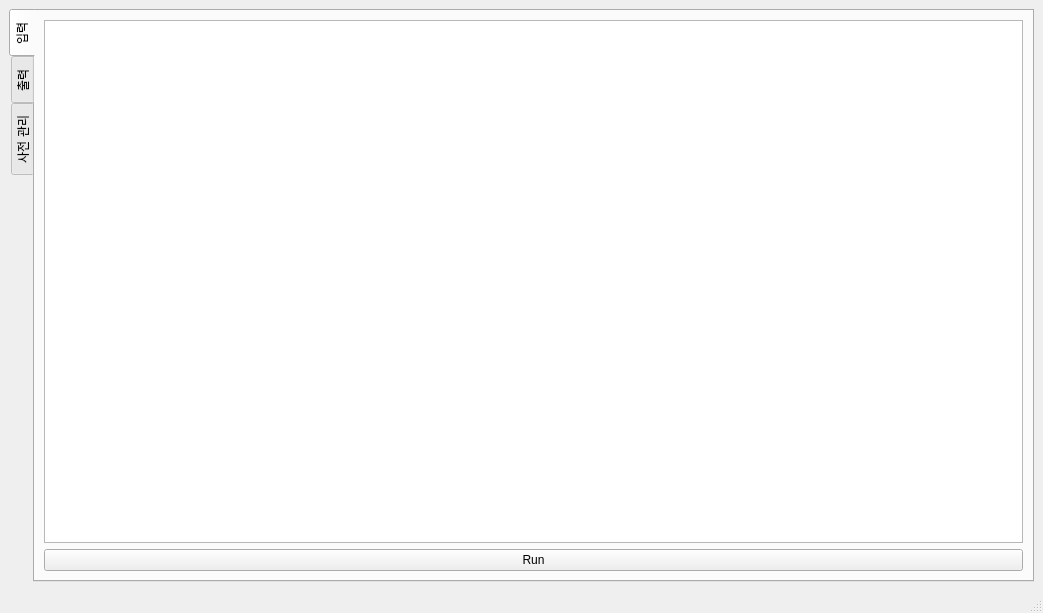
<?xml version="1.0" encoding="UTF-8"?>
<ui version="4.0">
 <class>MainWindow</class>
 <widget class="QMainWindow" name="MainWindow">
  <property name="geometry">
   <rect>
    <x>0</x>
    <y>0</y>
    <width>1043</width>
    <height>613</height>
   </rect>
  </property>
  <property name="windowTitle">
   <string>MainWindow</string>
  </property>
  <widget class="QWidget" name="centralwidget">
   <layout class="QHBoxLayout" name="horizontalLayout">
    <item>
     <widget class="QTabWidget" name="tabWidget">
      <property name="tabPosition">
       <enum>QTabWidget::West</enum>
      </property>
      <property name="currentIndex">
       <number>0</number>
      </property>
      <widget class="QWidget" name="tab">
       <attribute name="title">
        <string>입력</string>
       </attribute>
       <layout class="QVBoxLayout" name="verticalLayout_2">
        <item>
         <widget class="QTextEdit" name="input_text"/>
        </item>
        <item>
         <widget class="QPushButton" name="pushButton">
          <property name="text">
           <string>Run</string>
          </property>
         </widget>
        </item>
       </layout>
      </widget>
      <widget class="QWidget" name="tab_2">
       <attribute name="title">
        <string>출력</string>
       </attribute>
       <layout class="QHBoxLayout" name="horizontalLayout_2">
        <item>
         <widget class="QSplitter" name="splitter">
          <property name="orientation">
           <enum>Qt::Horizontal</enum>
          </property>
          <widget class="QTreeView" name="treeView">
           <property name="editTriggers">
            <set>QAbstractItemView::NoEditTriggers</set>
           </property>
           <attribute name="headerVisible">
            <bool>false</bool>
           </attribute>
          </widget>
          <widget class="QGroupBox" name="groupBox">
           <property name="title">
            <string>Result</string>
           </property>
           <layout class="QVBoxLayout" name="verticalLayout">
            <item>
             <widget class="QSplitter" name="splitter_2">
              <property name="orientation">
               <enum>Qt::Vertical</enum>
              </property>
              <widget class="QLabel" name="output_1">
               <property name="sizePolicy">
                <sizepolicy hsizetype="Expanding" vsizetype="Preferred">
                 <horstretch>0</horstretch>
                 <verstretch>0</verstretch>
                </sizepolicy>
               </property>
               <property name="text">
                <string/>
               </property>
               <property name="wordWrap">
                <bool>true</bool>
               </property>
              </widget>
              <widget class="QLabel" name="output_2">
               <property name="sizePolicy">
                <sizepolicy hsizetype="Expanding" vsizetype="Preferred">
                 <horstretch>0</horstretch>
                 <verstretch>0</verstretch>
                </sizepolicy>
               </property>
               <property name="text">
                <string/>
               </property>
              </widget>
             </widget>
            </item>
           </layout>
          </widget>
         </widget>
        </item>
       </layout>
      </widget>
      <widget class="QWidget" name="tab_3">
       <attribute name="title">
        <string>사전 관리</string>
       </attribute>
       <layout class="QVBoxLayout" name="verticalLayout_3">
        <item>
         <widget class="QSplitter" name="splitter_3">
          <property name="orientation">
           <enum>Qt::Horizontal</enum>
          </property>
          <widget class="QTreeView" name="treeView_2"/>
          <widget class="QGroupBox" name="groupBox_2">
           <property name="title">
            <string>Data</string>
           </property>
           <layout class="QFormLayout" name="formLayout">
            <item row="0" column="1">
             <widget class="QTextEdit" name="textEdit_1">
              <property name="maximumSize">
               <size>
                <width>16777215</width>
                <height>25</height>
               </size>
              </property>
             </widget>
            </item>
            <item row="1" column="0">
             <widget class="QLabel" name="label_2">
              <property name="text">
               <string>recas_type</string>
              </property>
             </widget>
            </item>
            <item row="1" column="1">
             <widget class="QTextEdit" name="textEdit_2">
              <property name="maximumSize">
               <size>
                <width>16777215</width>
                <height>25</height>
               </size>
              </property>
             </widget>
            </item>
            <item row="2" column="0">
             <widget class="QLabel" name="label_3">
              <property name="text">
               <string>recas_ver_type</string>
              </property>
             </widget>
            </item>
            <item row="2" column="1">
             <widget class="QTextEdit" name="textEdit_3">
              <property name="maximumSize">
               <size>
                <width>16777215</width>
                <height>25</height>
               </size>
              </property>
             </widget>
            </item>
            <item row="3" column="0">
             <widget class="QLabel" name="label_5">
              <property name="text">
               <string>tokenizer</string>
              </property>
             </widget>
            </item>
            <item row="3" column="1">
             <widget class="QTextEdit" name="textEdit_5">
              <property name="maximumSize">
               <size>
                <width>16777215</width>
                <height>25</height>
               </size>
              </property>
             </widget>
            </item>
            <item row="4" column="0">
             <widget class="QLabel" name="label_4">
              <property name="text">
               <string>tokenizer_type</string>
              </property>
             </widget>
            </item>
            <item row="4" column="1">
             <widget class="QTextEdit" name="textEdit_4">
              <property name="maximumSize">
               <size>
                <width>16777215</width>
                <height>25</height>
               </size>
              </property>
             </widget>
            </item>
            <item row="5" column="0">
             <widget class="QLabel" name="label_6">
              <property name="text">
               <string>category</string>
              </property>
             </widget>
            </item>
            <item row="5" column="1">
             <widget class="QTextEdit" name="textEdit_6">
              <property name="maximumSize">
               <size>
                <width>16777215</width>
                <height>25</height>
               </size>
              </property>
             </widget>
            </item>
            <item row="6" column="0">
             <widget class="QLabel" name="label">
              <property name="text">
               <string>description</string>
              </property>
             </widget>
            </item>
            <item row="11" column="1">
             <layout class="QHBoxLayout" name="horizontalLayout_3">
              <item>
               <spacer name="horizontalSpacer">
                <property name="orientation">
                 <enum>Qt::Horizontal</enum>
                </property>
                <property name="sizeHint" stdset="0">
                 <size>
                  <width>40</width>
                  <height>20</height>
                 </size>
                </property>
               </spacer>
              </item>
              <item>
               <widget class="QPushButton" name="pushButton_new">
                <property name="text">
                 <string>new</string>
                </property>
               </widget>
              </item>
              <item>
               <widget class="QPushButton" name="pushButton_update">
                <property name="text">
                 <string>update</string>
                </property>
               </widget>
              </item>
              <item>
               <widget class="QPushButton" name="pushButton_delete">
                <property name="text">
                 <string>delete</string>
                </property>
               </widget>
              </item>
             </layout>
            </item>
            <item row="6" column="1">
             <widget class="QTextEdit" name="textEdit_7">
              <property name="maximumSize">
               <size>
                <width>16777215</width>
                <height>25</height>
               </size>
              </property>
             </widget>
            </item>
            <item row="9" column="0">
             <spacer name="verticalSpacer">
              <property name="orientation">
               <enum>Qt::Vertical</enum>
              </property>
              <property name="sizeHint" stdset="0">
               <size>
                <width>20</width>
                <height>40</height>
               </size>
              </property>
             </spacer>
            </item>
            <item row="0" column="0">
             <widget class="QLabel" name="label_7">
              <property name="text">
               <string>text</string>
              </property>
             </widget>
            </item>
            <item row="7" column="0">
             <widget class="QLabel" name="label_8">
              <property name="text">
               <string>usage</string>
              </property>
             </widget>
            </item>
            <item row="8" column="0">
             <widget class="QLabel" name="label_9">
              <property name="text">
               <string>date</string>
              </property>
             </widget>
            </item>
            <item row="7" column="1">
             <widget class="QTextEdit" name="textEdit_8">
              <property name="maximumSize">
               <size>
                <width>16777215</width>
                <height>25</height>
               </size>
              </property>
             </widget>
            </item>
            <item row="8" column="1">
             <widget class="QTextEdit" name="textEdit_9">
              <property name="maximumSize">
               <size>
                <width>16777215</width>
                <height>25</height>
               </size>
              </property>
             </widget>
            </item>
            <item row="11" column="0">
             <widget class="QToolButton" name="toolButton">
              <property name="text">
               <string>...</string>
              </property>
             </widget>
            </item>
           </layout>
          </widget>
         </widget>
        </item>
       </layout>
      </widget>
     </widget>
    </item>
   </layout>
  </widget>
  <widget class="QMenuBar" name="menubar">
   <property name="geometry">
    <rect>
     <x>0</x>
     <y>0</y>
     <width>1043</width>
     <height>26</height>
    </rect>
   </property>
  </widget>
  <widget class="QStatusBar" name="statusbar"/>
 </widget>
 <resources/>
 <connections/>
</ui>
